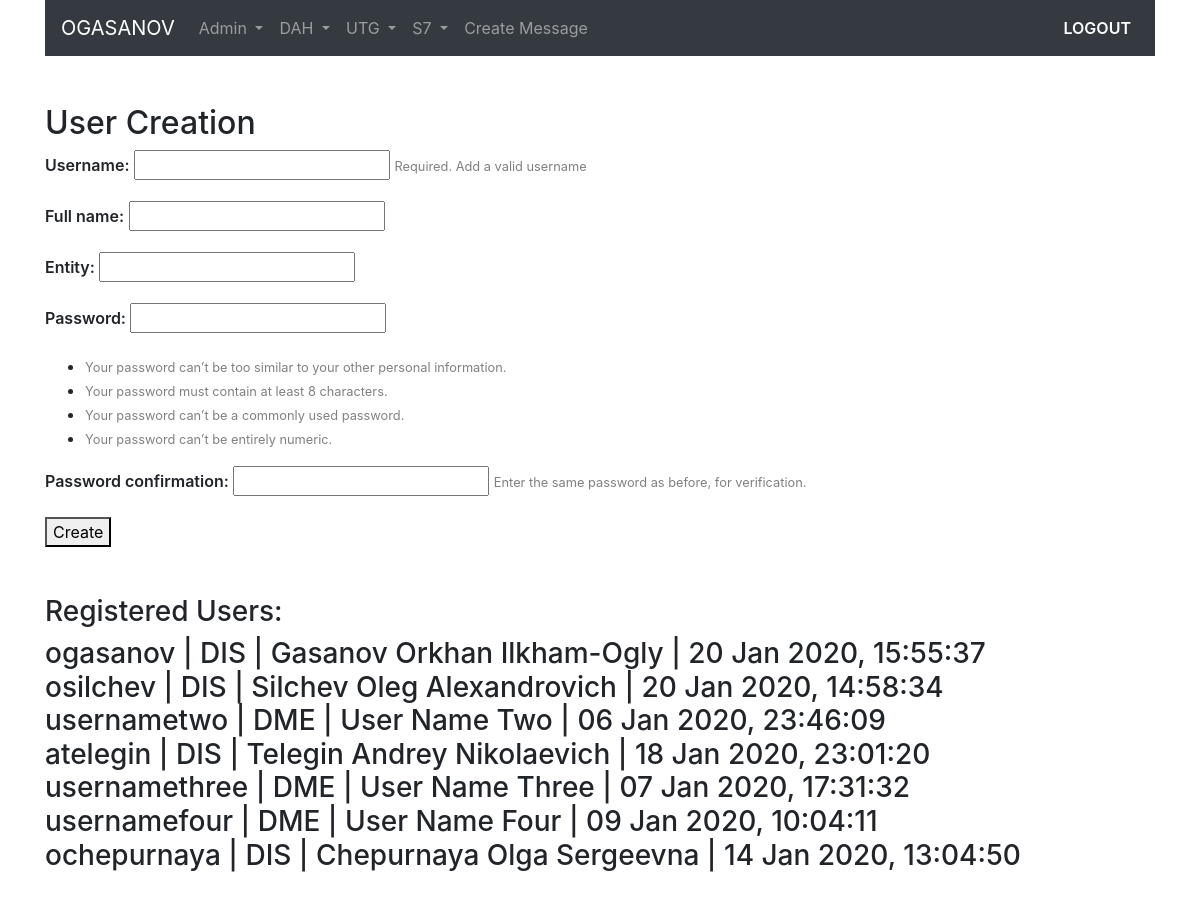
The page /usercreate/ (signed in) on the database as committed earlier.
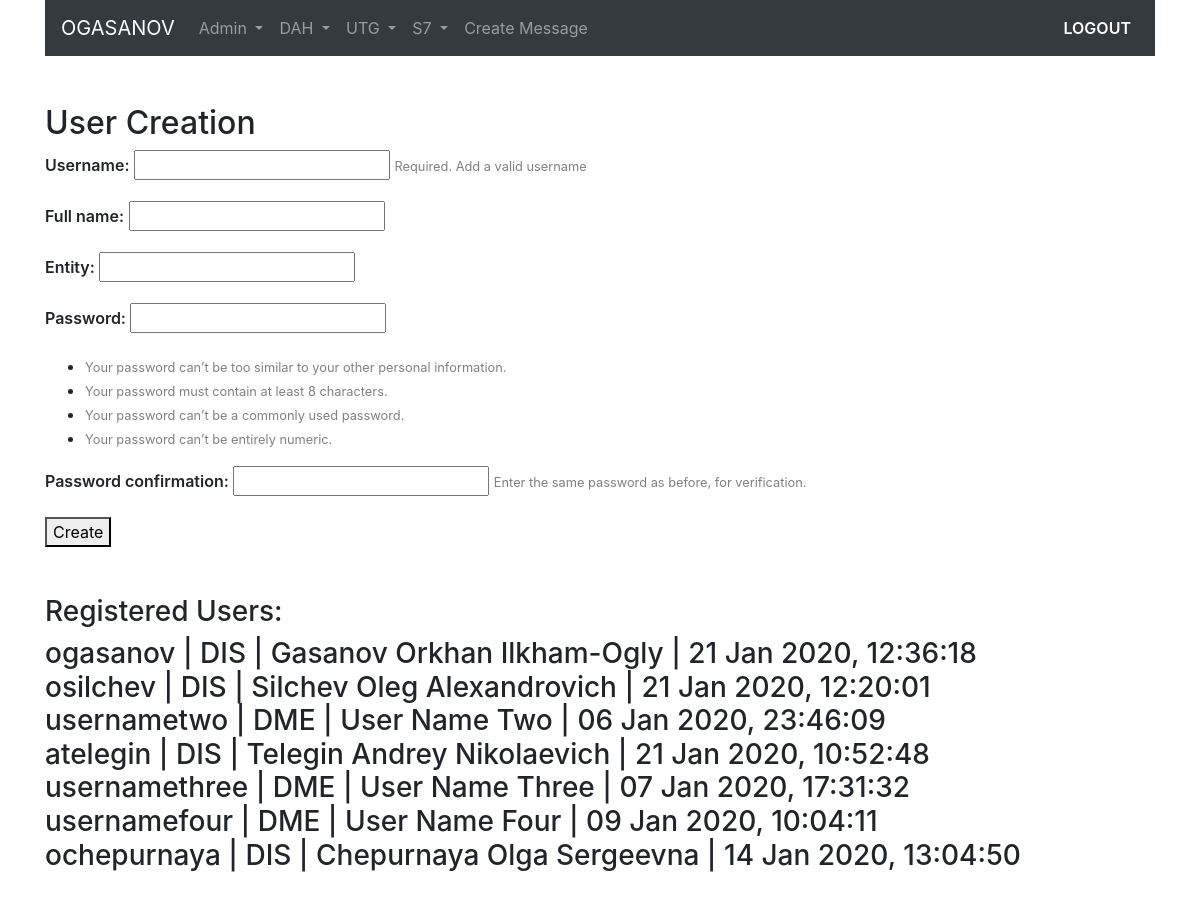
The same page on the database as committed later.
### user_model/models.py (models this page shows, shortened)
class UserModel(AbstractBaseUser):
    username = models.CharField(verbose_name='username', max_length=30, unique=True)
    fullname = models.CharField(verbose_name='full name', max_length=100)
    entity = models.CharField(verbose_name='entity', max_length=60)
    date_joined = models.DateTimeField(verbose_name='date joined', auto_now_add=True)
    last_login = models.DateTimeField(verbose_name='last login', auto_now=True)
    is_admin = models.BooleanField(default=False)
    is_active = models.BooleanField(default=True)
    is_staff = models.BooleanField(default=False)
    is_superuser = models.BooleanField(default=False)
    USERNAME_FIELD = 'username'
    REQUIRED_FIELDS = ['fullname', 'entity']
    objects = UserModelManager()
    class Meta:
        verbose_name = 'Create User'
        verbose_name_plural = 'Create Users'

### user_model/views.py (the view)
# urls.py: path('usercreate/', usercreation_view, name='usercreate'),
@login_required
def usercreation_view(request):
    context = {}
    users = UserModel.objects.all()
    if request.POST:
        form = UserModelCreationForm(request.POST)
        if form.is_valid():
            form.save()
            username = form.cleaned_data.get('username')
            raw_password = form.cleaned_data.get('password1')
            account = authenticate(username=username, password=raw_password)
            login(request, account)
            return redirect('homepage')
        else:
            context['usercreation_form'] = form
    else:  # GET request
        form = UserModelCreationForm()
        context['usercreation_form'] = form
        context['users'] = users
    return render(request, 'user_model/usercreationform.html', context)

### user_model/forms.py
class UserModelCreationForm(UserCreationForm):
    username = forms.CharField(max_length=30, help_text='Required. Add a valid username')
    class Meta:
        model = UserModel
        fields = ('username', 'fullname', 'entity', 'password1', 'password2')

### user_model/templates/user_model/usercreationform.html (shortened to what this page needs)
{% extends 'user_model/base.html' %}
{% block content %}
    {% if request.user.is_authenticated and request.user.is_admin %}
        <h2>User Creation</h2>
        <form method="post">
            {% for field in usercreation_form %}
            <p>
                {{ field.label_tag }}
                {{ field }}
                {% if field.help_text %}
                <small style="color: grey;">{{ field.help_text }}</small>
                {% endif %}
            </p>
            {% endfor %}
            <button type="submit">Create</button>
        </form>
    {% else %}
        <h2>access denied</h2>
    {% endif %}
    <br><br>
    <h3>Registered Users:</h3>
    <h3>
        {% for user in users %}
            {{ user.username }} | {{ user.entity }} | {{ user.fullname }} | {{ user.last_login|date:'d M Y, H:i:s' }}
            <br>
        {% endfor %}
    </h3>
    <br>
{% endblock %}

### user_model/templates/user_model/includes/navbar.html (shortened to what this page needs)
<nav class="navbar navbar-expand-md navbar-dark bg-dark sticky-top">
    {% if request.user.is_authenticated %}
        <a class="navbar-brand" href="{% url 'homepage' %}">{{ request.user.username|upper }}</a>
    {% else %}
        <a class="navbar-brand mx-auto" href="{% url 'homepage' %}">Рассылка сообщений по рейсам</a>
    {% endif %}
    {% if request.user.is_authenticated and request.user.is_admin %}
    <div class="collapse navbar-collapse" id="navbarSupportedContent">
        <ul class="navbar-nav mr-auto">
            {% include 'user_model/includes/nav_item_admin.html' %}
            {% include 'user_model/includes/nav_item_template.html' %}
        </ul>
        <ul class="navbar-nav ml-auto">
            {% include 'user_model/includes/nav_item_logout.html' %}
        </ul>
    </div>
    {% endif %}
</nav>

Rows that differ between the two databases and show on the page:
changed UserModel "ogasanov": last_login "20 Jan 2020, 15:55:37" → "21 Jan 2020, 12:36:18"
changed UserModel "osilchev": last_login "20 Jan 2020, 14:58:34" → "21 Jan 2020, 12:20:01"
changed UserModel "atelegin": last_login "18 Jan 2020, 23:01:20" → "21 Jan 2020, 10:52:48"
